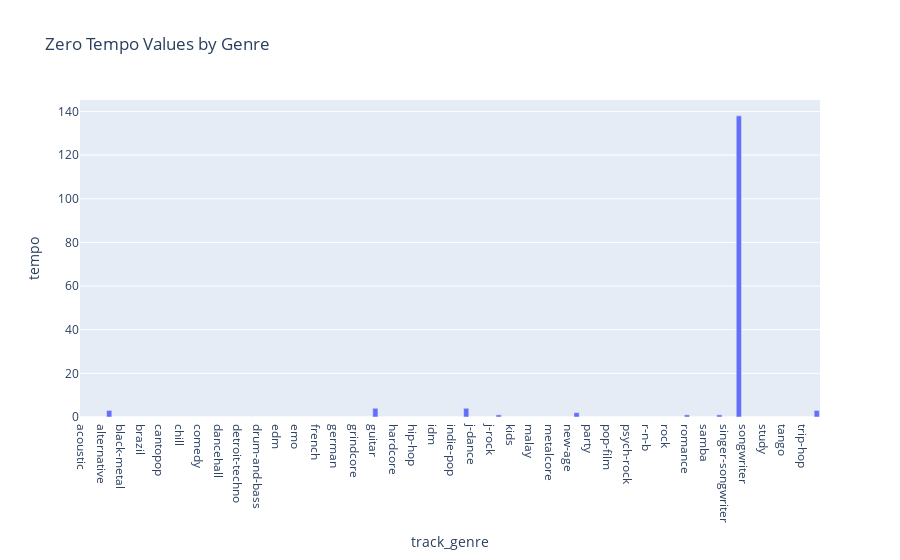

Notebook cell for this chart:
### Markdown cell above
## Let's visualize some missing values!

### Code cell
# identify whether each tempo value is zero
# and group by genre (index)
# count number of zero values
zero_tempo_by_genre = spotify.set_index("track_genre")["tempo"].eq(0).groupby(level=0).sum()

# Convert the result to a DataFrame 
zero_tempo_by_genre_df = zero_tempo_by_genre.reset_index()

# Create a bar chart 
px.bar(zero_tempo_by_genre_df,
       x='track_genre',
       y='tempo',  # The count of zero tempo values
       labels={'0': 'Number of zero tempo values', 'genre': 'Genre'},
       title="Zero Tempo Values by Genre")

### Figure 1 — Plotly figure (JSON) as saved in the notebook; plotly's stock layout.template omitted (floating-point values rounded to 4 significant figures)
{"data": [{"alignmentgroup": "True", "hovertemplate": "track_genre=%{x}<br>tempo=%{y}<extra></extra>", "legendgroup": "", "marker": {"color": "#636efa", "pattern": {"shape": ""}}, "name": "", "offsetgroup": "", "orientation": "v", "showlegend": false, "textposition": "auto", "type": "bar", "x": ["acoustic", "afrobeat", "alt-rock", "alternative", "ambient", "anime", "black-metal", "bluegrass", "blues", "brazil", "breakbeat", "british", "cantopop", "chicago-house", "children", "chill", "classical", "club", "comedy", "country", "dance", "dancehall", "death-metal", "deep-house", "detroit-techno", "disco", "disney", "drum-and-bass", "dub", "dubstep", "edm", "electro", "electronic", "emo", "folk", "forro", "french", "funk", "garage", "german", "gospel", "goth", "grindcore", "groove", "grunge", "guitar", "happy", "hard-rock", "hardcore", "hardstyle", "heavy-metal", "hip-hop", "honky-tonk", "house", "idm", "indian", "indie", "indie-pop", "industrial", "iranian", "j-dance", "j-idol", "j-pop", "j-rock", "jazz", "k-pop", "kids", "latin", "latino", "malay", "mandopop", "metal", "metalcore", "minimal-techno", "mpb", "new-age", "opera", "pagode", "party", "piano", "pop", "pop-film", "power-pop", "progressive-house", "psych-rock", "punk", "punk-rock", "r-n-b", "reggae", "reggaeton", "rock", "rock-n-roll", "rockabilly", "romance", "sad", "salsa", "samba", "sertanejo", "show-tunes", "singer-songwriter", "ska", "sleep", "songwriter", "soul", "spanish", "study", "swedish", "synth-pop", "tango", "techno", "trance", "trip-hop", "turkish", "world-music"], "xaxis": "x", "y": [0, 0, 0, 0, 3, 0, 0, 0, 0, 0, 0, 0, 0, 0, 0, 0, 0, 0, 0, 0, 0, 0, 0, 0, 0, 0, 0, 0, 0, 0, 0, 0, 0, 0, 0, 0, 0, 0, 0, 0, 0, 0, 0, 0, 0, 4, 0, 0, 0, 0, 0, 0, 0, 0, 0, 0, 0, 0, 0, 4, 0, 0, 0, 0, 1, 0, 0, 0, 0, 0, 0, 0, 0, 0, 0, 0, 2, 0, 0, 0, 0, 0, 0, 0, 0, 0, 0, 0, 0, 0, 0, 0, 0, 1, 0, 0, 0, 0, 1, 0, 0, 138, 0, 0, 0, 0, 0, 0, 0, 0, 0, 0, 0, 3], "yaxis": "y"}], "layout": {"barmode": "relative", "legend": {"tracegroupgap": 0}, "title": {"text": "Zero Tempo Values by Genre"}, "xaxis": {"anchor": "y", "domain": [0, 1], "title": {"text": "track_genre"}}, "yaxis": {"anchor": "x", "domain": [0, 1], "title": {"text": "tempo"}}}}
